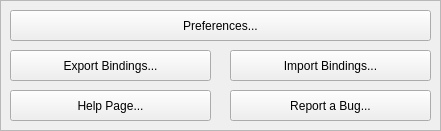
  <widget class="QFrame" name="misc_buttons_frame">
   <property name="geometry">
    <rect>
     <x>10</x>
     <y>610</y>
     <width>441</width>
     <height>131</height>
    </rect>
   </property>
   <property name="styleSheet">
    <string notr="true">border-color: rgb(128, 128, 128);</string>
   </property>
   <property name="frameShape">
    <enum>QFrame::StyledPanel</enum>
   </property>
   <property name="frameShadow">
    <enum>QFrame::Plain</enum>
   </property>
   <property name="lineWidth">
    <number>3</number>
   </property>
   <property name="midLineWidth">
    <number>0</number>
   </property>
   <widget class="QPushButton" name="button_preferences">
    <property name="geometry">
     <rect>
      <x>10</x>
      <y>10</y>
      <width>421</width>
      <height>31</height>
     </rect>
    </property>
    <property name="font">
     <font>
      <family>Tahoma</family>
      <pointsize>9</pointsize>
     </font>
    </property>
    <property name="cursor">
     <cursorShape>PointingHandCursor</cursorShape>
    </property>
    <property name="text">
     <string>Preferences...</string>
    </property>
    <property name="checkable">
     <bool>true</bool>
    </property>
   </widget>
   <widget class="QPushButton" name="button_export">
    <property name="geometry">
     <rect>
      <x>10</x>
      <y>50</y>
      <width>201</width>
      <height>31</height>
     </rect>
    </property>
    <property name="font">
     <font>
      <family>Tahoma</family>
      <pointsize>9</pointsize>
     </font>
    </property>
    <property name="cursor">
     <cursorShape>PointingHandCursor</cursorShape>
    </property>
    <property name="text">
     <string>Export Bindings...</string>
    </property>
   </widget>
   <widget class="QPushButton" name="button_import">
    <property name="geometry">
     <rect>
      <x>230</x>
      <y>50</y>
      <width>201</width>
      <height>31</height>
     </rect>
    </property>
    <property name="font">
     <font>
      <family>Tahoma</family>
      <pointsize>9</pointsize>
     </font>
    </property>
    <property name="cursor">
     <cursorShape>PointingHandCursor</cursorShape>
    </property>
    <property name="text">
     <string>Import Bindings...</string>
    </property>
   </widget>
   <widget class="QPushButton" name="button_help_advanced">
    <property name="geometry">
     <rect>
      <x>10</x>
      <y>90</y>
      <width>201</width>
      <height>31</height>
     </rect>
    </property>
    <property name="font">
     <font>
      <family>Tahoma</family>
      <pointsize>9</pointsize>
     </font>
    </property>
    <property name="cursor">
     <cursorShape>PointingHandCursor</cursorShape>
    </property>
    <property name="text">
     <string>Help Page...</string>
    </property>
   </widget>
   <widget class="QPushButton" name="button_bug_report">
    <property name="geometry">
     <rect>
      <x>230</x>
      <y>90</y>
      <width>201</width>
      <height>31</height>
     </rect>
    </property>
    <property name="font">
     <font>
      <family>Tahoma</family>
      <pointsize>9</pointsize>
     </font>
    </property>
    <property name="cursor">
     <cursorShape>PointingHandCursor</cursorShape>
    </property>
    <property name="text">
     <string>Report a Bug...</string>
    </property>
   </widget>
  </widget>
